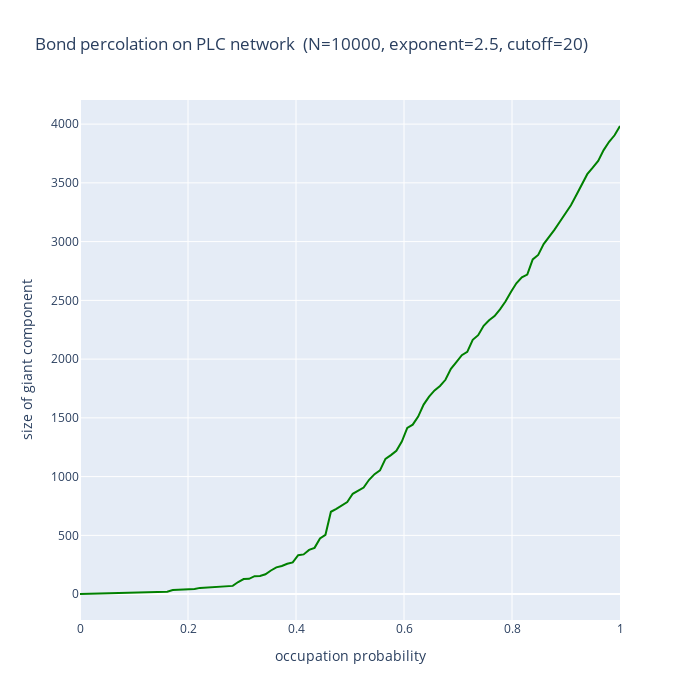

Here is the notebook cell this chart was saved with:
### Markdown cell above
In either case, we may then perform percolation of this network and sample the size of the resulting GCC at each step. By default we take 100 samples, which we can then plot.

### Code cell
e = BondPercolation(g)
rcs = e.set(params).run()

xs = [rc[Experiment.RESULTS][BondPercolation.P] for rc in rcs]
ys = [rc[Experiment.RESULTS][BondPercolation.GCC] for rc in rcs]

scatter = go.Scatter(x=xs, y=ys,
                     mode='lines', marker=dict(color='green'))
layout = go.Layout(title=f'Bond percolation on PLC network  (N={N}, exponent={alpha}, cutoff={kappa})',
                  xaxis_title='occupation probability',
                  yaxis_title='size of giant component', width=700, height=700)
fig = go.Figure(data=scatter, layout=layout)
fig.show()

### Figure 1 — Plotly figure (JSON) as saved in the notebook; plotly's stock layout.template omitted (floating-point values rounded to 4 significant figures)
{"data": [{"marker": {"color": "green"}, "mode": "lines", "type": "scatter", "x": [0, 0.0101, 0.0202, 0.0303, 0.0404, 0.05051, 0.06061, 0.07071, 0.08081, 0.09091, 0.101, 0.1111, 0.1212, 0.1313, 0.1414, 0.1515, 0.1616, 0.1717, 0.1818, 0.1919, 0.202, 0.2121, 0.2222, 0.2323, 0.2424, 0.2525, 0.2626, 0.2727, 0.2828, 0.2929, 0.303, 0.3131, 0.3232, 0.3333, 0.3434, 0.3535, 0.3636, 0.3737, 0.3838, 0.3939, 0.404, 0.4141, 0.4242, 0.4343, 0.4444, 0.4545, 0.4646, 0.4747, 0.4848, 0.4949, 0.5051, 0.5152, 0.5253, 0.5354, 0.5455, 0.5556, 0.5657, 0.5758, 0.5859, 0.596, 0.6061, 0.6162, 0.6263, 0.6364, 0.6465, 0.6566, 0.6667, 0.6768, 0.6869, 0.697, 0.7071, 0.7172, 0.7273, 0.7374, 0.7475, 0.7576, 0.7677, 0.7778, 0.7879, 0.798, 0.8081, 0.8182, 0.8283, 0.8384, 0.8485, 0.8586, 0.8687, 0.8788, 0.8889, 0.899, 0.9091, 0.9192, 0.9293, 0.9394, 0.9495, 0.9596, 0.9697, 0.9798, 0.9899, 1], "y": [1, 2, 3, 4, 4, 5, 6, 8, 8, 9, 9, 11, 12, 18, 19, 19, 20, 35, 37, 41, 43, 43, 53, 56, 58, 60, 62, 62, 70, 103, 128, 130, 153, 155, 169, 201, 228, 239, 258, 270, 331, 338, 376, 394, 474, 505, 701, 726, 752, 784, 854, 878, 907, 973, 1021, 1053, 1151, 1183, 1220, 1298, 1415, 1442, 1511, 1613, 1681, 1734, 1772, 1824, 1917, 1974, 2033, 2062, 2164, 2204, 2284, 2331, 2366, 2424, 2490, 2572, 2645, 2696, 2719, 2849, 2887, 2979, 3036, 3102, 3171, 3240, 3310, 3396, 3482, 3574, 3629, 3687, 3779, 3850, 3905, 3984]}], "layout": {"height": 700, "title": {"text": "Bond percolation on PLC network  (N=10000, exponent=2.5, cutoff=20)"}, "width": 700, "xaxis": {"autorange": true, "range": [0, 1], "title": {"text": "occupation probability"}, "type": "linear"}, "yaxis": {"autorange": true, "range": [-220.3, 4205.0], "title": {"text": "size of giant component"}, "type": "linear"}}}
